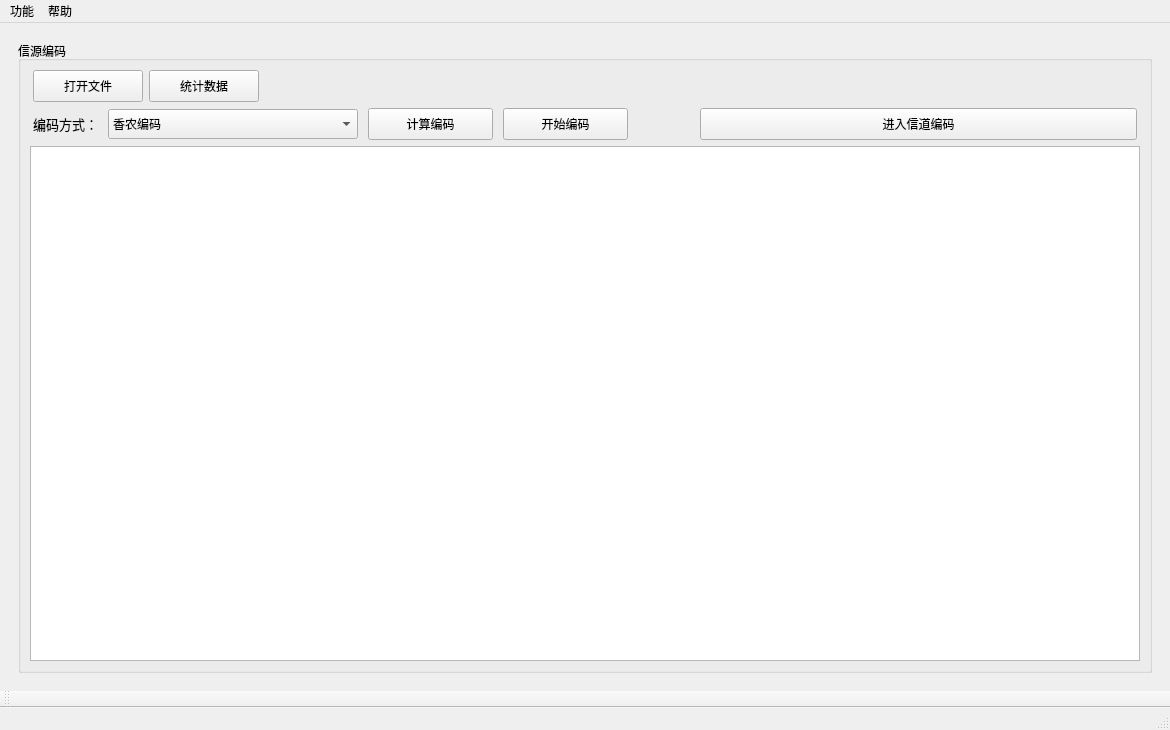
<?xml version="1.0" encoding="UTF-8"?>
<ui version="4.0">
 <class>MainWindow</class>
 <widget class="QMainWindow" name="MainWindow">
  <property name="geometry">
   <rect>
    <x>0</x>
    <y>0</y>
    <width>1170</width>
    <height>730</height>
   </rect>
  </property>
  <property name="windowTitle">
   <string>基带传输模拟器</string>
  </property>
  <property name="windowIcon">
   <iconset resource="resource.qrc">
    <normaloff>:/new/prefix1/src/工具.png</normaloff>:/new/prefix1/src/工具.png</iconset>
  </property>
  <widget class="QWidget" name="centralwidget">
   <layout class="QGridLayout" name="gridLayout">
    <item row="0" column="0">
     <widget class="QStackedWidget" name="stackedWidget">
      <property name="currentIndex">
       <number>0</number>
      </property>
      <widget class="QWidget" name="page">
       <layout class="QGridLayout" name="gridLayout_5">
        <item row="0" column="0">
         <widget class="QGroupBox" name="groupBox">
          <property name="title">
           <string>信源编码</string>
          </property>
          <layout class="QGridLayout" name="gridLayout_4">
           <item row="1" column="0">
            <layout class="QGridLayout" name="gridLayout_3" columnstretch="1,4,2,2,1,7">
             <property name="leftMargin">
              <number>3</number>
             </property>
             <property name="rightMargin">
              <number>3</number>
             </property>
             <property name="horizontalSpacing">
              <number>10</number>
             </property>
             <item row="0" column="3">
              <widget class="QPushButton" name="btnStartSouce">
               <property name="minimumSize">
                <size>
                 <width>0</width>
                 <height>32</height>
                </size>
               </property>
               <property name="text">
                <string>开始编码</string>
               </property>
              </widget>
             </item>
             <item row="0" column="5">
              <widget class="QPushButton" name="btnJump1">
               <property name="minimumSize">
                <size>
                 <width>0</width>
                 <height>32</height>
                </size>
               </property>
               <property name="text">
                <string>进入信道编码</string>
               </property>
              </widget>
             </item>
             <item row="0" column="1">
              <widget class="QComboBox" name="comboSource">
               <property name="minimumSize">
                <size>
                 <width>0</width>
                 <height>30</height>
                </size>
               </property>
               <item>
                <property name="text">
                 <string>香农编码</string>
                </property>
               </item>
               <item>
                <property name="text">
                 <string>费诺编码</string>
                </property>
               </item>
               <item>
                <property name="text">
                 <string>哈夫曼编码</string>
                </property>
               </item>
              </widget>
             </item>
             <item row="0" column="0">
              <widget class="QLabel" name="label">
               <property name="font">
                <font>
                 <family>Agency FB</family>
                 <pointsize>10</pointsize>
                </font>
               </property>
               <property name="text">
                <string>编码方式：</string>
               </property>
              </widget>
             </item>
             <item row="0" column="2">
              <widget class="QPushButton" name="btnCalSource">
               <property name="minimumSize">
                <size>
                 <width>0</width>
                 <height>32</height>
                </size>
               </property>
               <property name="text">
                <string>计算编码</string>
               </property>
              </widget>
             </item>
             <item row="0" column="4">
              <spacer name="horizontalSpacer_2">
               <property name="orientation">
                <enum>Qt::Horizontal</enum>
               </property>
               <property name="sizeHint" stdset="0">
                <size>
                 <width>20</width>
                 <height>20</height>
                </size>
               </property>
              </spacer>
             </item>
            </layout>
           </item>
           <item row="2" column="0">
            <widget class="QTextBrowser" name="textBrowser1"/>
           </item>
           <item row="0" column="0">
            <layout class="QGridLayout" name="gridLayout_2" columnstretch="1,1,8">
             <property name="leftMargin">
              <number>3</number>
             </property>
             <property name="rightMargin">
              <number>3</number>
             </property>
             <item row="0" column="1">
              <widget class="QPushButton" name="btnSumm">
               <property name="minimumSize">
                <size>
                 <width>0</width>
                 <height>32</height>
                </size>
               </property>
               <property name="text">
                <string>统计数据</string>
               </property>
              </widget>
             </item>
             <item row="0" column="0">
              <widget class="QPushButton" name="btnOpenFile">
               <property name="minimumSize">
                <size>
                 <width>0</width>
                 <height>32</height>
                </size>
               </property>
               <property name="text">
                <string>打开文件</string>
               </property>
              </widget>
             </item>
             <item row="0" column="2">
              <spacer name="horizontalSpacer">
               <property name="orientation">
                <enum>Qt::Horizontal</enum>
               </property>
               <property name="sizeHint" stdset="0">
                <size>
                 <width>40</width>
                 <height>20</height>
                </size>
               </property>
              </spacer>
             </item>
            </layout>
           </item>
          </layout>
         </widget>
        </item>
       </layout>
      </widget>
      <widget class="QWidget" name="page_2">
       <layout class="QGridLayout" name="gridLayout_6">
        <item row="0" column="0">
         <widget class="QGroupBox" name="groupBox_2">
          <property name="title">
           <string>信道编码</string>
          </property>
          <layout class="QGridLayout" name="gridLayout_9">
           <item row="0" column="0">
            <layout class="QGridLayout" name="gridLayout_7" columnstretch="0,0,1,10">
             <property name="leftMargin">
              <number>10</number>
             </property>
             <property name="rightMargin">
              <number>15</number>
             </property>
             <item row="0" column="3">
              <widget class="QLineEdit" name="line_code">
               <property name="minimumSize">
                <size>
                 <width>0</width>
                 <height>30</height>
                </size>
               </property>
              </widget>
             </item>
             <item row="0" column="0">
              <widget class="QLabel" name="label_2">
               <property name="minimumSize">
                <size>
                 <width>0</width>
                 <height>0</height>
                </size>
               </property>
               <property name="font">
                <font>
                 <family>Agency FB</family>
                 <pointsize>10</pointsize>
                 <weight>50</weight>
                 <bold>false</bold>
                </font>
               </property>
               <property name="text">
                <string>信源编码方式：</string>
               </property>
               <property name="scaledContents">
                <bool>false</bool>
               </property>
               <property name="margin">
                <number>0</number>
               </property>
               <property name="indent">
                <number>-1</number>
               </property>
              </widget>
             </item>
             <item row="0" column="1">
              <widget class="QLabel" name="labSourceCode">
               <property name="font">
                <font>
                 <family>Agency FB</family>
                 <pointsize>10</pointsize>
                </font>
               </property>
               <property name="text">
                <string>香农编码</string>
               </property>
              </widget>
             </item>
             <item row="0" column="2" alignment="Qt::AlignRight">
              <widget class="QLabel" name="label_6">
               <property name="font">
                <font>
                 <family>Agency FB</family>
                 <pointsize>10</pointsize>
                </font>
               </property>
               <property name="text">
                <string>码元：</string>
               </property>
              </widget>
             </item>
            </layout>
           </item>
           <item row="1" column="0">
            <layout class="QGridLayout" name="gridLayout_8" columnstretch="1,4,2,1,1,3,2,9">
             <property name="leftMargin">
              <number>10</number>
             </property>
             <property name="rightMargin">
              <number>15</number>
             </property>
             <item row="0" column="1">
              <widget class="QComboBox" name="comboChannel">
               <property name="minimumSize">
                <size>
                 <width>0</width>
                 <height>30</height>
                </size>
               </property>
               <item>
                <property name="text">
                 <string>单极性非归零码</string>
                </property>
               </item>
               <item>
                <property name="text">
                 <string>双极性非归零码</string>
                </property>
               </item>
               <item>
                <property name="text">
                 <string>单极性归零码</string>
                </property>
               </item>
               <item>
                <property name="text">
                 <string>AMI</string>
                </property>
               </item>
               <item>
                <property name="text">
                 <string>HDB3</string>
                </property>
               </item>
               <item>
                <property name="text">
                 <string>CMI</string>
                </property>
               </item>
              </widget>
             </item>
             <item row="0" column="3">
              <widget class="QLabel" name="label_4">
               <property name="font">
                <font>
                 <family>Agency FB</family>
                 <pointsize>10</pointsize>
                </font>
               </property>
               <property name="text">
                <string>速度：</string>
               </property>
              </widget>
             </item>
             <item row="0" column="4">
              <widget class="QSpinBox" name="spinBox">
               <property name="minimumSize">
                <size>
                 <width>0</width>
                 <height>25</height>
                </size>
               </property>
               <property name="minimum">
                <number>1</number>
               </property>
               <property name="maximum">
                <number>10</number>
               </property>
               <property name="value">
                <number>1</number>
               </property>
              </widget>
             </item>
             <item row="0" column="7">
              <widget class="QPushButton" name="btnJump2">
               <property name="minimumSize">
                <size>
                 <width>0</width>
                 <height>32</height>
                </size>
               </property>
               <property name="text">
                <string>进入解码</string>
               </property>
              </widget>
             </item>
             <item row="0" column="5">
              <spacer name="horizontalSpacer_4">
               <property name="orientation">
                <enum>Qt::Horizontal</enum>
               </property>
               <property name="sizeHint" stdset="0">
                <size>
                 <width>40</width>
                 <height>20</height>
                </size>
               </property>
              </spacer>
             </item>
             <item row="0" column="2">
              <widget class="QPushButton" name="btnChStart">
               <property name="minimumSize">
                <size>
                 <width>0</width>
                 <height>32</height>
                </size>
               </property>
               <property name="text">
                <string>开始模拟</string>
               </property>
              </widget>
             </item>
             <item row="0" column="0">
              <widget class="QLabel" name="label_3">
               <property name="font">
                <font>
                 <family>Agency FB</family>
                 <pointsize>10</pointsize>
                </font>
               </property>
               <property name="text">
                <string>信道编码方式：</string>
               </property>
              </widget>
             </item>
             <item row="0" column="6">
              <widget class="QPushButton" name="btnBack1">
               <property name="minimumSize">
                <size>
                 <width>0</width>
                 <height>32</height>
                </size>
               </property>
               <property name="text">
                <string>回退</string>
               </property>
              </widget>
             </item>
            </layout>
           </item>
           <item row="2" column="0">
            <widget class="QChartView" name="chartView">
             <property name="minimumSize">
              <size>
               <width>0</width>
               <height>390</height>
              </size>
             </property>
            </widget>
           </item>
           <item row="4" column="0">
            <widget class="QTextBrowser" name="textRecCh"/>
           </item>
           <item row="3" column="0">
            <widget class="QLabel" name="label_8">
             <property name="font">
              <font>
               <family>Agency FB</family>
               <pointsize>10</pointsize>
              </font>
             </property>
             <property name="text">
              <string>实际电平状态(h为高电平  n为零电平  l为低电平)：</string>
             </property>
            </widget>
           </item>
          </layout>
         </widget>
        </item>
       </layout>
      </widget>
      <widget class="QWidget" name="page_3">
       <layout class="QGridLayout" name="gridLayout_10">
        <item row="1" column="0">
         <widget class="QGroupBox" name="groupBox_3">
          <property name="title">
           <string>信道解码</string>
          </property>
          <layout class="QGridLayout" name="gridLayout_11">
           <item row="2" column="0">
            <widget class="QTextBrowser" name="textChDe"/>
           </item>
           <item row="1" column="0">
            <widget class="QPushButton" name="btnChDecode">
             <property name="minimumSize">
              <size>
               <width>0</width>
               <height>32</height>
              </size>
             </property>
             <property name="text">
              <string>开始</string>
             </property>
            </widget>
           </item>
          </layout>
         </widget>
        </item>
        <item row="1" column="1">
         <widget class="QGroupBox" name="groupBox_4">
          <property name="minimumSize">
           <size>
            <width>0</width>
            <height>300</height>
           </size>
          </property>
          <property name="title">
           <string>信源解码</string>
          </property>
          <layout class="QGridLayout" name="gridLayout_12">
           <item row="1" column="0">
            <widget class="QTextBrowser" name="textSouDe"/>
           </item>
           <item row="0" column="0">
            <widget class="QPushButton" name="btnSouDecode">
             <property name="minimumSize">
              <size>
               <width>0</width>
               <height>32</height>
              </size>
             </property>
             <property name="text">
              <string>开始</string>
             </property>
            </widget>
           </item>
          </layout>
         </widget>
        </item>
        <item row="0" column="0" colspan="2">
         <widget class="QGroupBox" name="groupBox_5">
          <property name="minimumSize">
           <size>
            <width>0</width>
            <height>65</height>
           </size>
          </property>
          <property name="title">
           <string>控制</string>
          </property>
          <layout class="QGridLayout" name="gridLayout_15" columnstretch="1,1,1,15,2,10">
           <item row="0" column="5">
            <widget class="QPushButton" name="btnJump3">
             <property name="minimumSize">
              <size>
               <width>0</width>
               <height>32</height>
              </size>
             </property>
             <property name="text">
              <string>重置</string>
             </property>
            </widget>
           </item>
           <item row="0" column="3">
            <spacer name="horizontalSpacer_3">
             <property name="orientation">
              <enum>Qt::Horizontal</enum>
             </property>
             <property name="sizeHint" stdset="0">
              <size>
               <width>417</width>
               <height>20</height>
              </size>
             </property>
            </spacer>
           </item>
           <item row="0" column="2">
            <layout class="QGridLayout" name="gridLayout_14">
             <item row="0" column="0">
              <widget class="QLabel" name="label_5">
               <property name="font">
                <font>
                 <family>Agency FB</family>
                 <pointsize>10</pointsize>
                </font>
               </property>
               <property name="text">
                <string>信道编码方式：</string>
               </property>
              </widget>
             </item>
             <item row="0" column="1">
              <widget class="QLabel" name="lab_Chde">
               <property name="font">
                <font>
                 <family>Agency FB</family>
                 <pointsize>10</pointsize>
                </font>
               </property>
               <property name="text">
                <string>TextLabel</string>
               </property>
              </widget>
             </item>
            </layout>
           </item>
           <item row="0" column="0">
            <layout class="QGridLayout" name="gridLayout_13">
             <item row="0" column="0">
              <widget class="QLabel" name="label_7">
               <property name="font">
                <font>
                 <family>Agency FB</family>
                 <pointsize>10</pointsize>
                </font>
               </property>
               <property name="text">
                <string>信源编码方式：</string>
               </property>
              </widget>
             </item>
             <item row="0" column="1">
              <widget class="QLabel" name="lab_SouDe">
               <property name="font">
                <font>
                 <family>Agency FB</family>
                 <pointsize>10</pointsize>
                </font>
               </property>
               <property name="text">
                <string>TextLabel</string>
               </property>
              </widget>
             </item>
            </layout>
           </item>
           <item row="0" column="1">
            <spacer name="horizontalSpacer_5">
             <property name="orientation">
              <enum>Qt::Horizontal</enum>
             </property>
             <property name="sizeHint" stdset="0">
              <size>
               <width>40</width>
               <height>20</height>
              </size>
             </property>
            </spacer>
           </item>
           <item row="0" column="4">
            <widget class="QPushButton" name="btnBack2">
             <property name="minimumSize">
              <size>
               <width>0</width>
               <height>32</height>
              </size>
             </property>
             <property name="text">
              <string>回退</string>
             </property>
            </widget>
           </item>
          </layout>
         </widget>
        </item>
       </layout>
      </widget>
     </widget>
    </item>
   </layout>
  </widget>
  <widget class="QMenuBar" name="menubar">
   <property name="geometry">
    <rect>
     <x>0</x>
     <y>0</y>
     <width>1170</width>
     <height>26</height>
    </rect>
   </property>
   <widget class="QMenu" name="menu">
    <property name="title">
     <string>功能</string>
    </property>
    <addaction name="actionclear_all"/>
   </widget>
   <widget class="QMenu" name="menu_2">
    <property name="title">
     <string>帮助</string>
    </property>
    <addaction name="actioninformation"/>
   </widget>
   <addaction name="menu"/>
   <addaction name="menu_2"/>
  </widget>
  <widget class="QStatusBar" name="statusbar"/>
  <widget class="QToolBar" name="toolBar">
   <property name="windowTitle">
    <string>toolBar</string>
   </property>
   <attribute name="toolBarArea">
    <enum>BottomToolBarArea</enum>
   </attribute>
   <attribute name="toolBarBreak">
    <bool>false</bool>
   </attribute>
  </widget>
  <action name="actionclear_all">
   <property name="text">
    <string>重置</string>
   </property>
  </action>
  <action name="actioninformation">
   <property name="text">
    <string>使用说明</string>
   </property>
  </action>
 </widget>
 <customwidgets>
  <customwidget>
   <class>QChartView</class>
   <extends>QGraphicsView</extends>
   <header location="global">qchartview.h</header>
  </customwidget>
 </customwidgets>
 <resources>
  <include location="resource.qrc"/>
 </resources>
 <connections/>
</ui>
